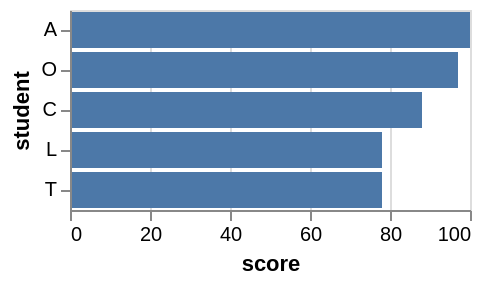

Vega-Lite specification stored for this chart:
### Vega specification from a JSON file in a GitHub repository (floating-point values rounded to 4 significant figures)
{"$schema": "https://vega.github.io/schema/vega/v5.json", "description": "A bar graph showing the scores of the top 5 students. This shows an example of the window transform, for how the top K (5) can be filtered, and also how a rank can be computed for each student.", "autosize": "pad", "padding": 5, "width": 200, "style": "cell", "data": [{"name": "source_0", "values": [{"student": "A", "score": 100}, {"student": "B", "score": 56}, {"student": "C", "score": 88}, {"student": "D", "score": 65}, {"student": "E", "score": 45}, {"student": "F", "score": 23}, {"student": "G", "score": 66}, {"student": "H", "score": 67}, {"student": "I", "score": 13}, {"student": "J", "score": 12}, {"student": "K", "score": 50}, {"student": "L", "score": 78}, {"student": "M", "score": 66}, {"student": "N", "score": 30}, {"student": "O", "score": 97}, {"student": "P", "score": 75}, {"student": "Q", "score": 24}, {"student": "R", "score": 42}, {"student": "S", "score": 76}, {"student": "T", "score": 78}, {"student": "U", "score": 21}, {"student": "V", "score": 46}]}, {"name": "data_0", "source": "source_0", "transform": [{"type": "formula", "expr": "toNumber(datum[\"score\"])", "as": "score"}, {"type": "window", "params": [null], "as": ["rank"], "ops": ["rank"], "fields": [null], "sort": {"field": ["score"], "order": ["descending"]}}, {"type": "filter", "expr": "datum.rank <= 5"}]}, {"name": "data_1", "source": "data_0", "transform": [{"type": "filter", "expr": "datum[\"score\"] !== null && !isNaN(datum[\"score\"])"}]}], "signals": [{"name": "y_step", "value": 20}, {"name": "height", "update": "bandspace(domain('y').length, 0.1, 0.05) * y_step"}], "marks": [{"name": "marks", "type": "rect", "style": ["bar"], "from": {"data": "data_1"}, "encode": {"update": {"fill": {"value": "#4c78a8"}, "tooltip": {"signal": "{\"score\": format(datum[\"score\"], \"\"), \"student\": ''+datum[\"student\"]}"}, "x": {"scale": "x", "field": "score"}, "x2": {"scale": "x", "value": 0}, "y": {"scale": "y", "field": "student"}, "height": {"scale": "y", "band": true}}}}], "scales": [{"name": "x", "type": "linear", "domain": {"data": "data_1", "field": "score"}, "range": [0, {"signal": "width"}], "nice": true, "zero": true}, {"name": "y", "type": "band", "domain": {"data": "data_0", "field": "student", "sort": {"op": "average", "field": "score", "order": "descending"}}, "range": {"step": {"signal": "y_step"}}, "paddingInner": 0.1, "paddingOuter": 0.05}], "axes": [{"scale": "x", "orient": "bottom", "grid": false, "title": "score", "labelFlush": true, "labelOverlap": true, "tickCount": {"signal": "ceil(width/40)"}, "zindex": 1}, {"scale": "x", "orient": "bottom", "gridScale": "y", "grid": true, "tickCount": {"signal": "ceil(width/40)"}, "domain": false, "labels": false, "maxExtent": 0, "minExtent": 0, "ticks": false, "zindex": 0}, {"scale": "y", "orient": "left", "grid": false, "title": "student", "zindex": 1}]}
